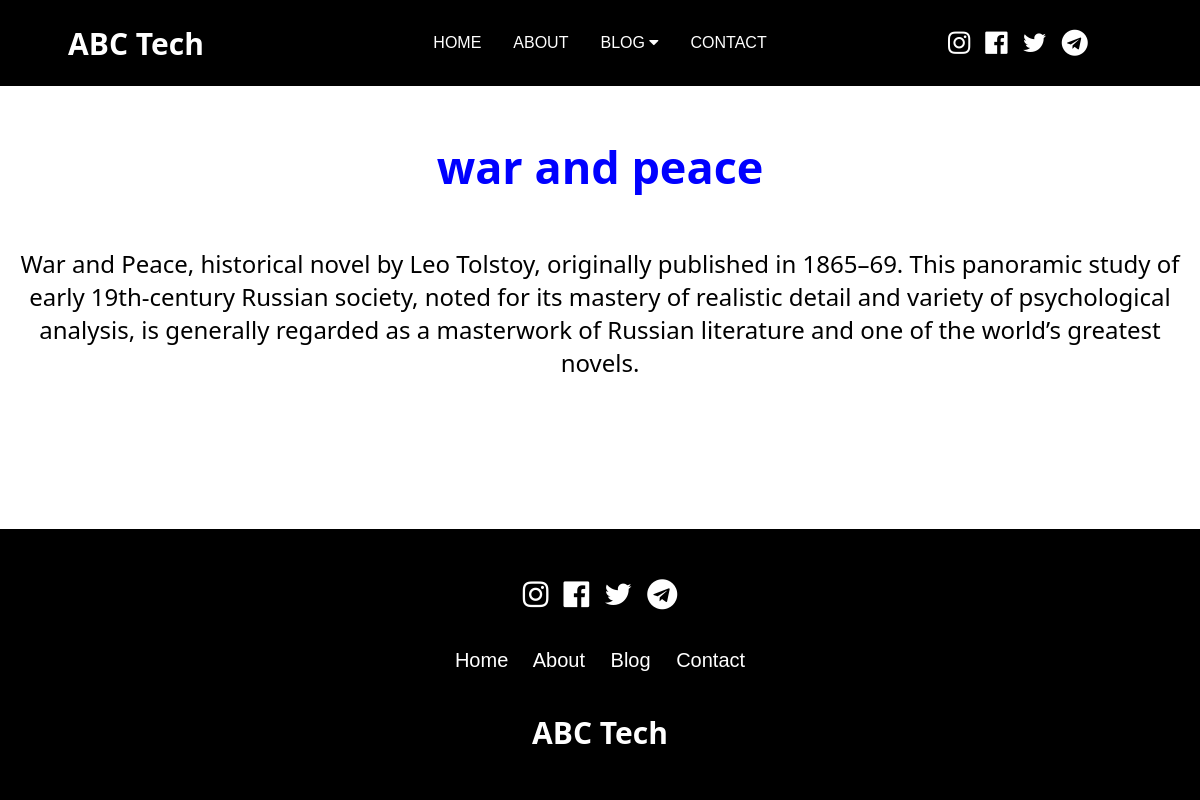
Before: /post/1/ with the older database file.
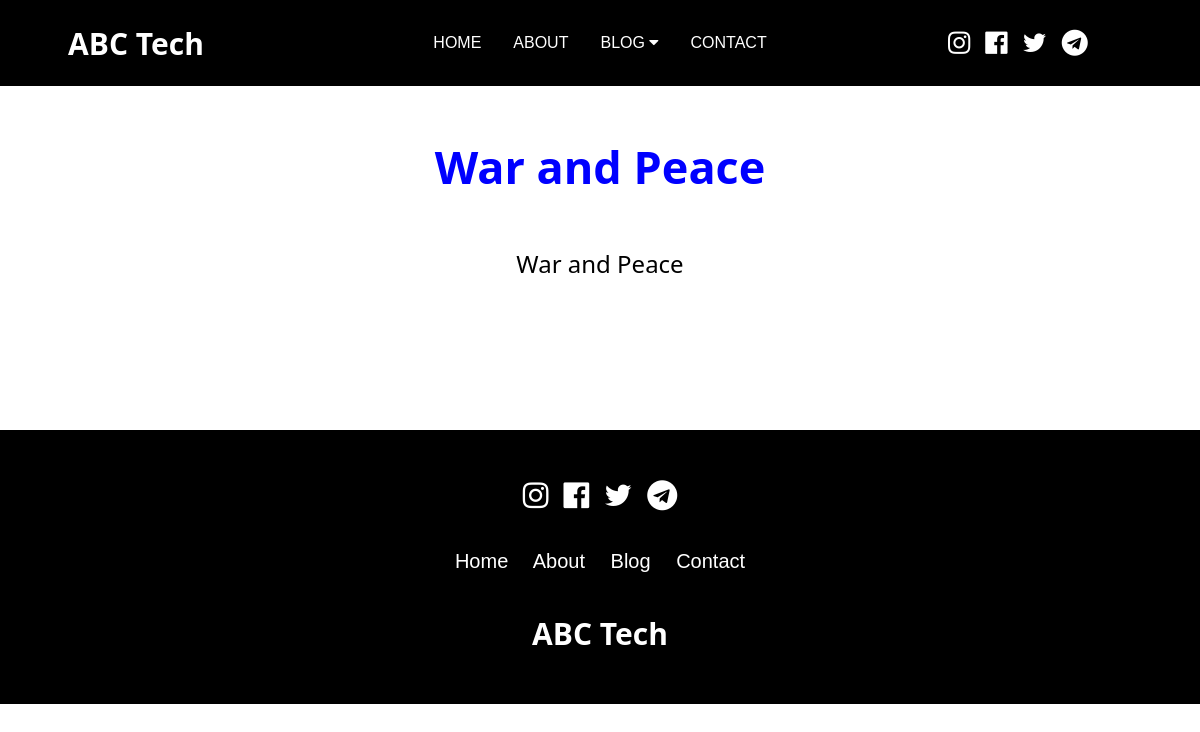
After: the same page with the newer database file.
### myapp/models.py (models this page shows, shortened)
class Post(models.Model):
    title = models.CharField(max_length=50)
    content = models.TextField()
    published_at = models.DateTimeField(default = timezone.now)
    author = models.CharField(max_length=50, default=False)

### myapp/views.py (the view)
# urls.py: path('post/<int:id>/', views.post_about, name= "page"),
def post_about(request, id):
    post = get_object_or_404(Post, id = id)
    return render(request, 'blog/post_about.html', {'post': post})

### myapp/templates/blog/post_about.html (shortened to what this page needs)
{% extends 'blog/layout.html' %}
    {% block content %}
        <div class= "box_about">
            <h1> {{ post.title }} </h1>
            <p>{{ post.content }}</p>
        </div>
    {% endblock content %}

Changed rows visible on the page:
changed Post: title "war and peace" → "War and Peace"; content "War and Peace, historical novel by Leo Tolstoy, originally published in 1865–69. This panoramic study of early 19th-century Russian society, noted for its mastery of realistic detail and variety of psychological analysis, is generally regarded as a masterwork of Russian literature and one of the world’s greatest novels." → "War and Peace"
